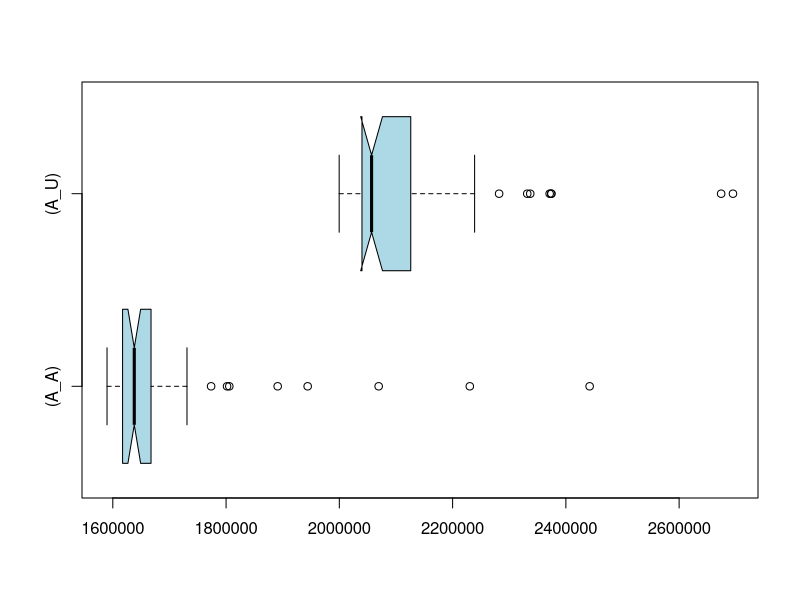

The R script that drew this image:
if (exists("A_A")) remove("A_A")
if (exists("A_U")) remove("A_U")
if (exists("C_A")) remove("C_A")
if (exists("C_U")) remove("C_U")
A_U<-c(2238862,2282115,2028743,2049015,2100857,2025725,2067811,2374476,2237091,2371376,2056562,2074949,2042980,2044857,2331802,2063382,2015337,2031683,2013638,1999715,2048365,2032747,2119634,2124058,2056395,2221278,2059722,2067372,2039969,2031990,2337106,2065832,2049806,2057357,2064914,2075970,2048490,2138163,2695063,2374020,2045181,2040776,2043037,2024496,2045049,2028693,2017071,2126111,2674210,2038576)
A_A<-c(1891124,2069452,1730972,1615814,1638852,1672102,1944081,1644355,1805684,2230368,1647931,1644336,1616549,1623043,1801718,1663784,1589816,1602043,1628887,1591968,1634274,1603152,1619898,1625118,1636973,1625581,1631978,1635875,1648157,1628612,1616413,1658107,1617247,1667494,1615704,1641280,1773596,1647755,1648928,2441974,1649555,1621326,1678770,1628865,1605112,1599031,1606229,1616762,1677980,1652563)
if (exists("A_U")) boxplot.stats(A_U)
if (exists("A_A")) boxplot.stats(A_A)
if (exists("C_U")) boxplot.stats(C_U)
if (exists("C_A")) boxplot.stats(C_A)
if (exists("A_U")) summary(A_U)
if (exists("A_A")) summary(A_A)
if (exists("C_U")) summary(C_U)
if (exists("C_A")) summary(C_A)
if (exists("A_U")) boxplot(A_A,A_U,col="lightblue",horizontal=TRUE,match=TRUE,names=c("(A_A)","(A_U)"),notch=TRUE)
if (exists("C_U")) boxplot(C_A,C_U,col="lightblue",horizontal=TRUE,match=TRUE,names=c("(C_A)","(C_U)"),notch=TRUE)
